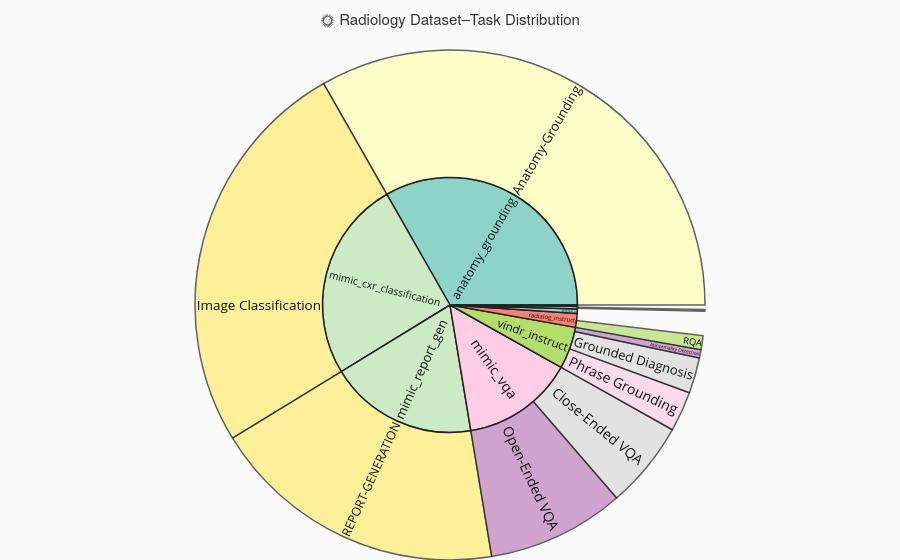

Notebook cell for this chart:
### Code cell
import plotly.graph_objects as go
import pandas as pd


# Flatten data
labels, parents, values = [], [], []

for dataset, tasks in dataT.items():
    # Add dataset node
    dataset_total = sum(tasks.values())
    labels.append(dataset)
    parents.append("")
    values.append(dataset_total)

    # Add each task under dataset
    for task, count in tasks.items():
        labels.append(task)
        parents.append(dataset)
        values.append(count)

# Color palette (qualitative)
colors = px.colors.qualitative.Set3 * 10 # repeated palette for safety

# Create fixed and styled sunburst
fig = go.Figure(go.Sunburst(
    labels=labels,
    parents=parents,
    values=values,
    branchvalues="total",
    hovertemplate="<b>%{label}</b><br>Count: %{value:,}<extra></extra>",
    marker=dict(colors=colors[:len(labels)], line=dict(color="#222", width=1.5))
))

fig.update_layout(
    title=dict(
        text="🌞 Radiology Dataset–Task Distribution",
        x=0.5,
        font=dict(size=15, family="Helvetica Neue", color="#333")
    ),
    paper_bgcolor="#fafafa",
    plot_bgcolor="#fafafa",
    margin=dict(t=50, l=0, r=0, b=0),
)

fig.update_traces(
    textfont=dict(size=14, color="#111"),
    insidetextorientation='radial',
)

fig.show()

### Figure 1 — Plotly figure (JSON) as saved in the notebook; plotly's stock layout.template omitted (floating-point values rounded to 4 significant figures)
{"data": [{"branchvalues": "total", "hovertemplate": "<b>%{label}</b><br>Count: %{value:,}<extra></extra>", "insidetextorientation": "radial", "labels": ["slake", "Close-Ended VQA", "Open-Ended VQA", "radialog_instruct", "Close-Ended VQA", "Open-Ended VQA", "RQA", "mimic_vqa", "Close-Ended VQA", "Open-Ended VQA", "mimic_report_gen", "REPORT-GENERATION", "padchest_gr", "Phrase Grounding", "mscxr", "Phrase Grounding", "Grounded Captioning", "Grounded Diagnosis", "vindr_instruct", "Phrase Grounding", "Grounded Diagnosis", "Abnormality Detection", "mimic_cxr_classification", "Image Classification", "anatomy_grounding", "Anatomy-Grounding"], "marker": {"colors": ["rgb(141,211,199)", "rgb(255,255,179)", "rgb(190,186,218)", "rgb(251,128,114)", "rgb(128,177,211)", "rgb(253,180,98)", "rgb(179,222,105)", "rgb(252,205,229)", "rgb(217,217,217)", "rgb(188,128,189)", "rgb(204,235,197)", "rgb(255,237,111)", "rgb(141,211,199)", "rgb(255,255,179)", "rgb(190,186,218)", "rgb(251,128,114)", "rgb(128,177,211)", "rgb(253,180,98)", "rgb(179,222,105)", "rgb(252,205,229)", "rgb(217,217,217)", "rgb(188,128,189)", "rgb(204,235,197)", "rgb(255,237,111)", "rgb(141,211,199)", "rgb(255,255,179)"], "line": {"color": "#222", "width": 1.5}}, "parents": ["", "slake", "slake", "", "radialog_instruct", "radialog_instruct", "radialog_instruct", "", "mimic_vqa", "mimic_vqa", "", "mimic_report_gen", "", "padchest_gr", "", "mscxr", "mscxr", "mscxr", "", "vindr_instruct", "vindr_instruct", "vindr_instruct", "", "mimic_cxr_classification", "", "anatomy_grounding"], "textfont": {"color": "#111", "size": 14}, "type": "sunburst", "values": [1175, 325, 850, 12542, 3183, 3091, 6268, 101963, 39549, 62414, 135049, 135049, 3920, 3920, 2445, 815, 815, 815, 38122, 18225, 16143, 3754, 182425, 182425, 237938, 237938]}], "layout": {"margin": {"b": 0, "l": 0, "r": 0, "t": 50}, "paper_bgcolor": "#fafafa", "plot_bgcolor": "#fafafa", "title": {"font": {"color": "#333", "family": "Helvetica Neue", "size": 15}, "text": "🌞 Radiology Dataset–Task Distribution", "x": 0.5}}}
